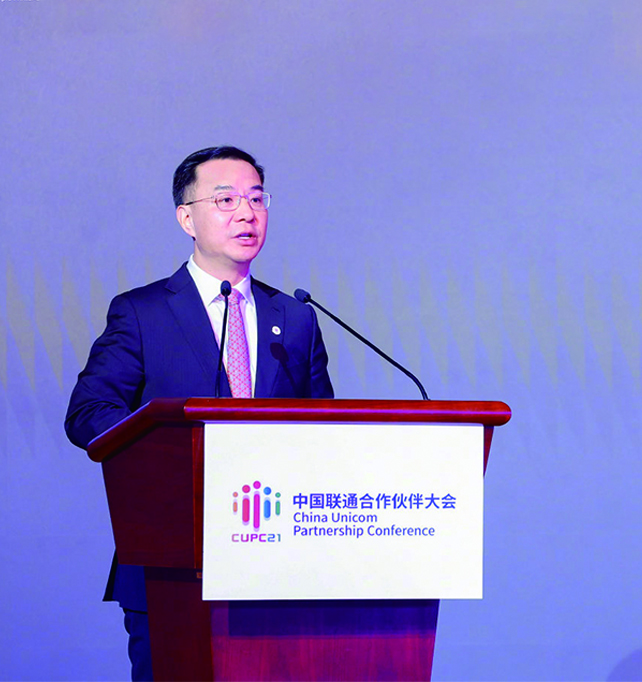
#> input picture opencv_py/data/imgs/unicom_person.jpg, 642 x 682 px, found by its file name
$ python add_watermask.py
#> lines starting #> are read from the running program, lines starting #| are printed output that depends on the picture; after the words box and inside, x2 and y2 are one past the last pixel; in counts of white or black regions, pixels touching at a corner belong together
import cv2
import numpy as np
"""
给图片添加水印
"""
unicom_person = cv2.imread(r'E:\PycharmProjects\funnyPython\opencv_py\data\imgs\unicom_person.jpg')
#> unicom_person is the input picture: shape (682, 642, 3); mean B, G, R 203.8, 130.3, 135.2
# unicom_logo = cv2.imread(r'E:\PycharmProjects\funnyPython\opencv_py\data\imgs\china_unicom.png')
logo = np.zeros((200, 200, 3), np.uint8)
mask = np.zeros((200, 200), np.uint8)

logo[20:120, 20:120] = [0, 0, 255]
logo[80:180, 80:180] = [0, 255, 0]
mask[20:120, 20:120] = 255
mask[80:180, 80:180] = 255

m = cv2.bitwise_not(mask)

roi = unicom_person[0:200, 0:200]
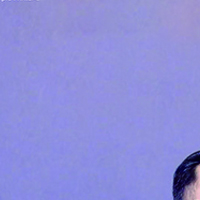
#> roi: shape (200, 200, 3); mean B, G, R 219.2, 142.3, 141.9
tmp = cv2.bitwise_and(roi, roi, mask=m)
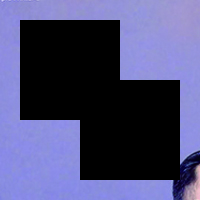
#> tmp: shape (200, 200, 3); mean B, G, R 116.7, 75.9, 75.9

dst = cv2.add(tmp, logo)
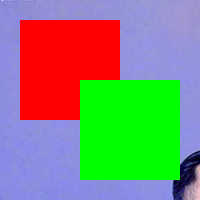
#> dst: shape (200, 200, 3); mean B, G, R 116.7, 139.7, 129.4

unicom_person[0:200, 0:200] = dst
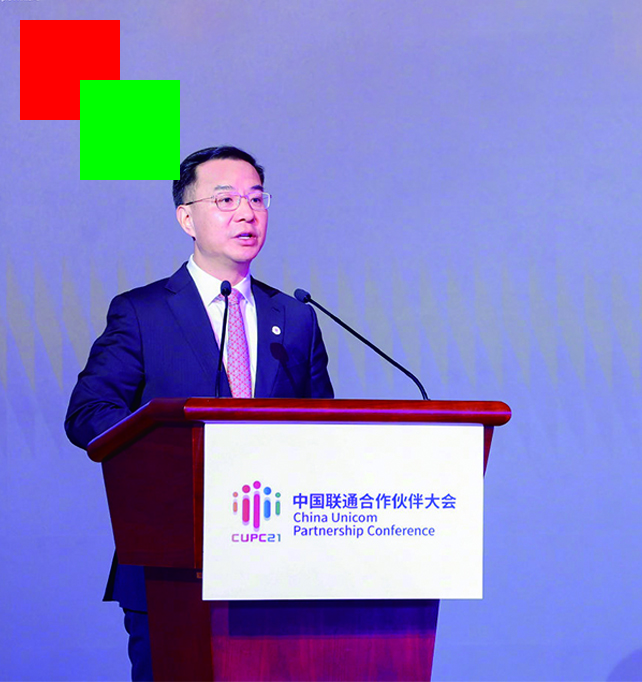
#> unicom_person: shape (682, 642, 3); 4.2% of pixels changed, all inside (x1, y1, x2, y2) = (20, 20, 180, 180)

cv2.imshow('unicom', unicom_person)
cv2.imshow('dst', dst)
cv2.imshow('tmp', tmp)
cv2.imshow('mask', mask)
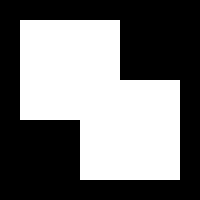
#> window 'mask': shape (200, 200); 46% white; 1 white region, box (x1, y1, x2, y2) and area: (20, 20, 180, 180) 18400
cv2.imshow('mask', m)
cv2.imshow('logo', logo)
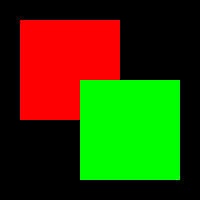
#> window 'logo': shape (200, 200, 3); mean B, G, R 0, 63.8, 53.5
cv2.waitKey(0)

$ run again, with opencv_py/data/imgs/prespective_test.jpg copied over opencv_py/data/imgs/unicom_person.jpg
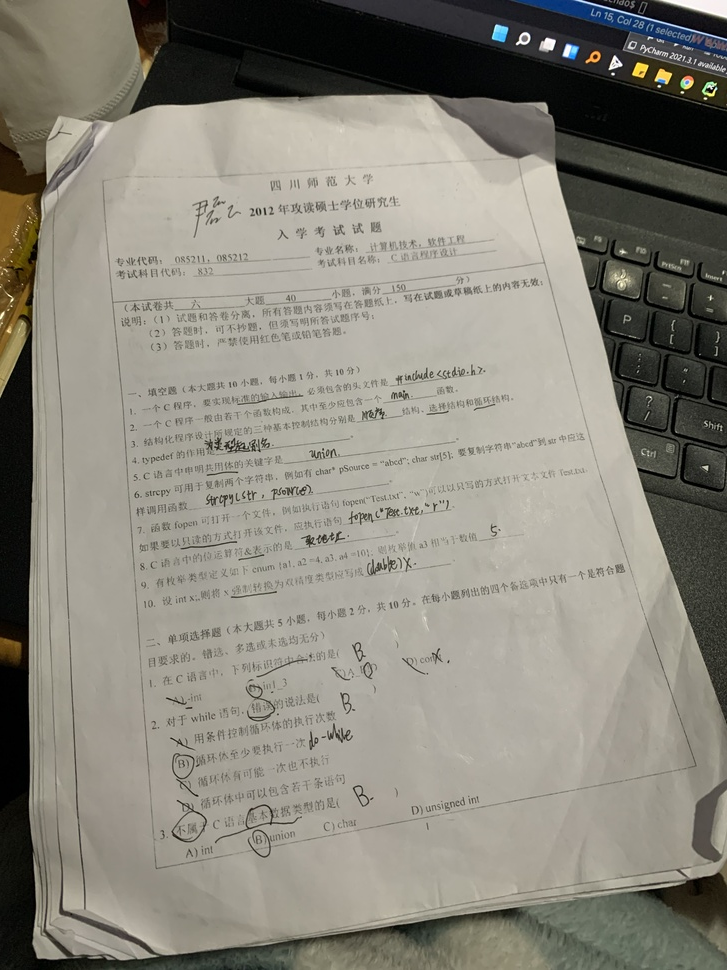
#> input picture opencv_py/data/imgs/prespective_test.jpg, 727 x 970 px, shrunk from 3024 x 4032 before the run, found by its file name
#> unicom_person is the input picture: shape (970, 727, 3); mean B, G, R 123.9, 134.2, 137.2
#> `dst = cv2.add(tmp, logo)`:
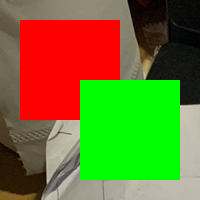
#> dst: shape (200, 200, 3); mean B, G, R 45.1, 116.8, 110.3
#> `unicom_person[0:200, 0:200] = dst`:
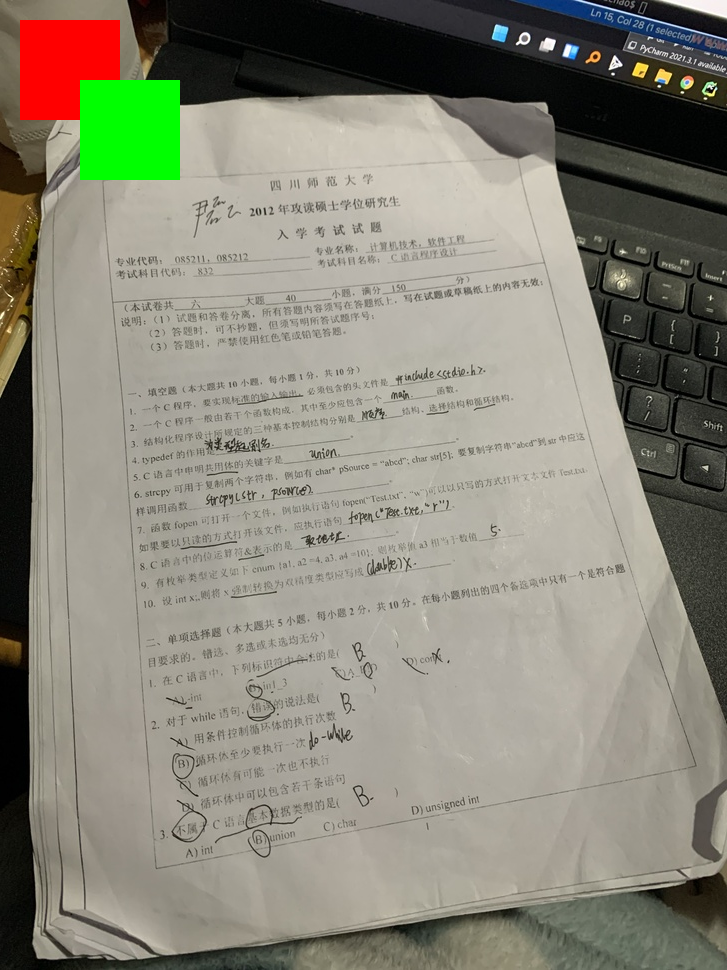
#> unicom_person: shape (970, 727, 3); 2.61% of pixels changed, all inside (x1, y1, x2, y2) = (20, 20, 180, 180)

$ run again, with opencv_py/data/imgs/yinlei.jpg copied over opencv_py/data/imgs/unicom_person.jpg
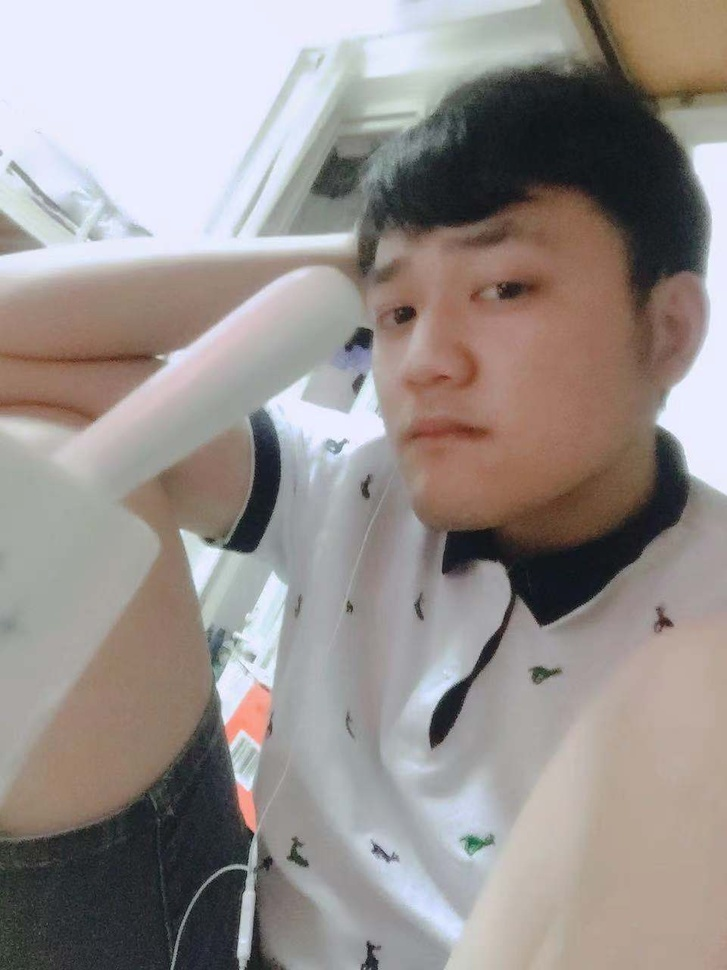
#> input picture opencv_py/data/imgs/yinlei.jpg, 727 x 970 px, shrunk from 960 x 1280 before the run, found by its file name
#> unicom_person is the input picture: shape (970, 727, 3); mean B, G, R 141.8, 144.7, 151.9
#> `dst = cv2.add(tmp, logo)`:
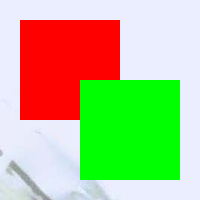
#> dst: shape (200, 200, 3); mean B, G, R 135.2, 190.3, 177.9
#> `unicom_person[0:200, 0:200] = dst`:
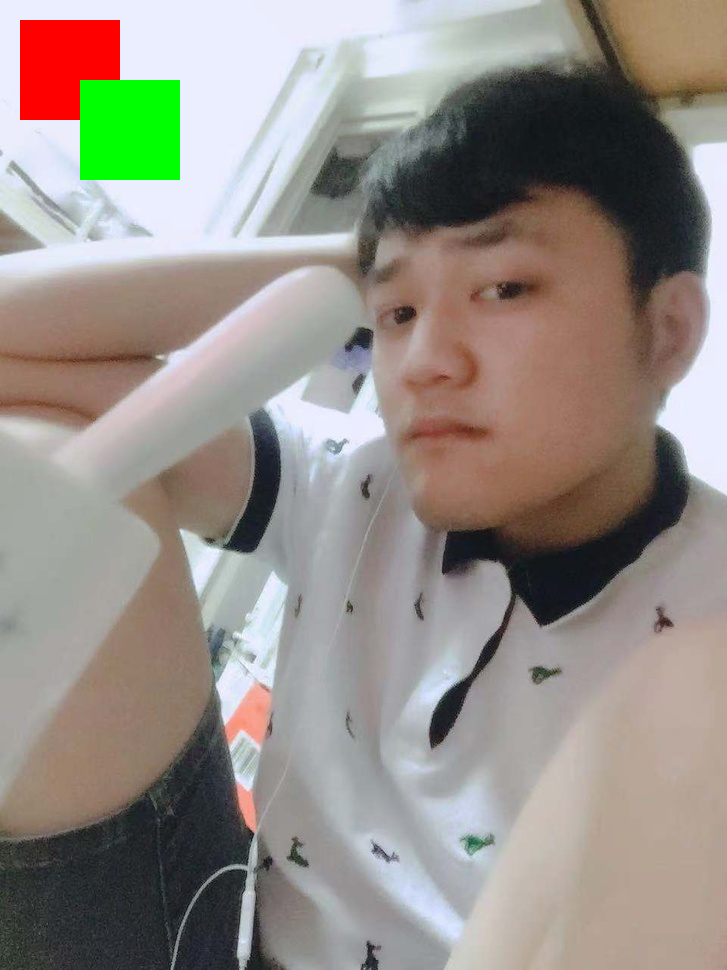
#> unicom_person: shape (970, 727, 3); 2.61% of pixels changed, all inside (x1, y1, x2, y2) = (20, 20, 180, 180)
